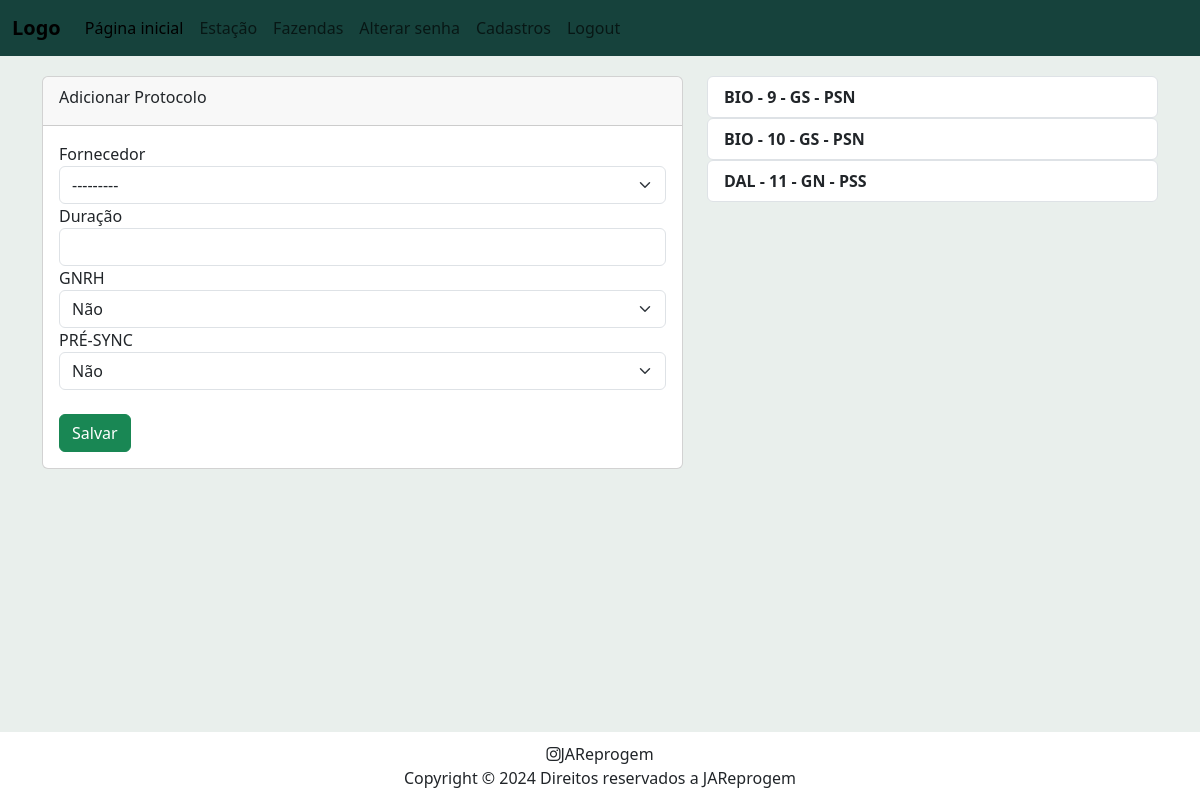
Page /batch/add_protocol/ (signed in) on the committed database.
### batch/models.py (models this page shows, shortened)
class Protocol(models.Model):
    class BinaryChoice(models.TextChoices):
        SIM = "S", "Sim"
        NAO = "N", "Não"
    protocol_supplier = models.ForeignKey(Supplier, on_delete=models.CASCADE, related_name="protocols")
    protocol_duration = models.IntegerField()
    gnrh = models.CharField(
        max_length=1,
        choices=BinaryChoice.choices,
        default=BinaryChoice.NAO,
    )
    presync = models.CharField(
        max_length=1,
        choices=BinaryChoice.choices,
        default=BinaryChoice.NAO,
    )
    protocol_acronym = models.CharField(max_length=50, default="", blank=True)

### batch/views.py (the view)
# urls.py: path("add_protocol/", views.add_protocol, name="add_protocol"),
@login_required
def add_protocol(request):
    protocol_list = Protocol.objects.all()
    form = ProtocolForm(request.POST or None)
    if form.is_valid():
        protocol = form.save()
        protocol.save()
    context = {
        "protocol_list":protocol_list,
        "form": form
    }
    return render(request, "batch/protocol-form.html", context)

### batch/forms.py
class ProtocolForm(forms.ModelForm):
    class Meta:
        model = Protocol
        fields = [
            "protocol_supplier",
            "protocol_duration",
            "gnrh",
            "presync"
        ]
        labels = {
            "protocol_supplier": "Fornecedor",
            "protocol_duration": "Duração",
            "gnrh": "GNRH",
            "presync": "PRÉ-SYNC"
        }
        widgets = {
            "protocol_supplier": forms.Select(attrs={
                'class': 'form-select'
            }),
            "protocol_duration": forms.NumberInput(attrs={
                "class": "form-control"
            }),
            "gnrh": forms.Select(attrs={
                "class": "form-select"
            }),
            "presync": forms.Select(attrs={
                "class": "form-select"
            }),
        }

### batch/models.py (called while the page is built)
    def __str__(self):
        return self.supplier_acronym

### batch/templates/batch/protocol-form.html (shortened to what this page needs)
{% extends 'farm/base.html' %}
    {% block body %}
        <div class="container">
            <div class="row">
                <div class="col-lg-7">
                    <div class="card">
                        <div class="card-header">
                            <div class="card-title">Adicionar Protocolo</div>
                        </div>
                        <div class="card-body">
                            <form method="POST">
                                {% for field in form %}
                                    <div class="form-group">
                                        {{ field.label }}
                                        {{ field }}
                                    </div>
                                {% endfor %}
                                <br>
                                <button class="btn btn-success" type="submit">Salvar</button>
                            </form>
                        </div>
                    </div>
                </div>
                <div class="col-lg-5">
                    {% for protocol in protocol_list %}
                        <ul class="list-group">
                            <li class="list-group-item">
                                <a href="">{{ protocol.protocol_acronym }}</a>
                            </li>
                        </ul>
                    {% endfor %}
                </div>
            </div>
        </div>
    {% endblock %}

### static/css/styles.css (style rules this page uses)
a { text-decoration: none; color: inherit; font-weight: bold; }

### farm/templates/farm/base.html (style rules this page uses)
html, body { background-color: #e9efec; height: 100%; display: flex; flex-direction: column; }

### rows in the picture
Protocol: protocol_acronym "BIO - 9 - GS - PSN"
Protocol: protocol_acronym "BIO - 10 - GS - PSN"
Protocol: protocol_acronym "DAL - 11 - GN - PSS"

### other values in the picture
{{ field.label }} "Fornecedor" "Duração" "GNRH" "PRÉ-SYNC"
